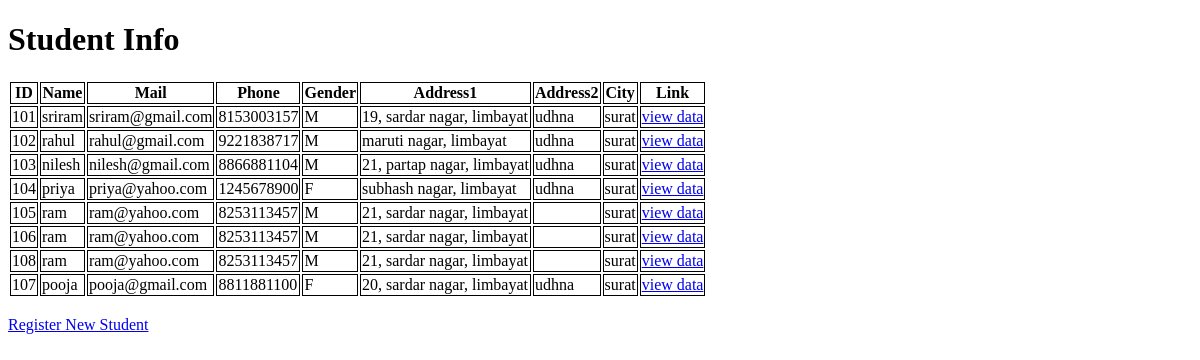
Page /app1/stud/ on the earlier database version.
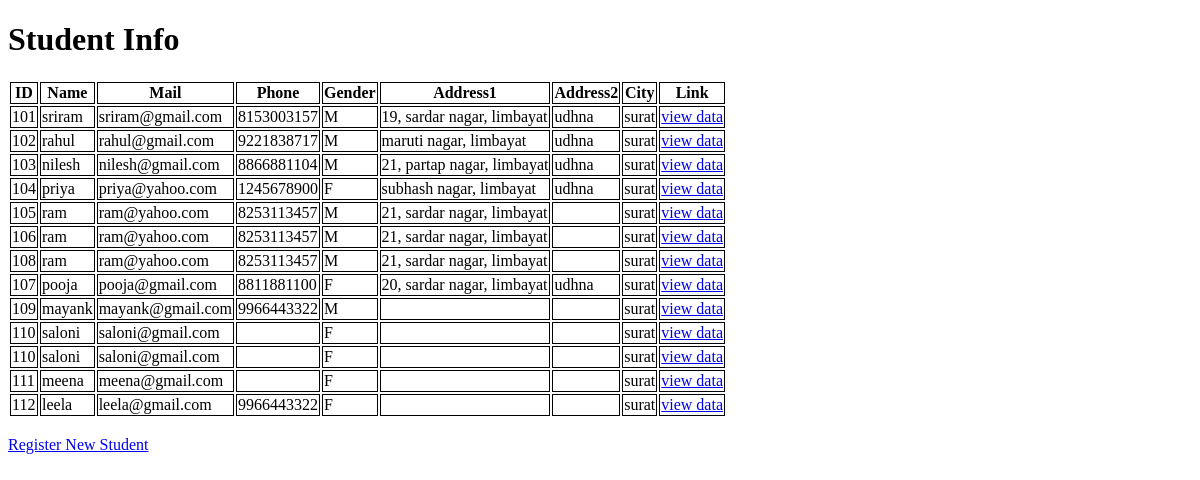
Same page on the later database version.
### app1/models.py (models this page shows, shortened)
class student_data(models.Model):
    uid = models.IntegerField()
    name = models.CharField(max_length=25)
    mail = models.EmailField(max_length=30)
    phone = models.CharField(max_length=10)
    link = models.URLField(max_length=100,blank=True)
    add1 = models.CharField(max_length=50,blank=True)
    add2 = models.CharField(max_length=50,blank=True)
    city = models.CharField(max_length=10)
    GENDER_CHOICES = [('M','Male'),('F','Female')]
    gender = models.CharField(max_length=1,choices=GENDER_CHOICES,default='M')
    hobby1 = models.BooleanField('reading_books',default=False)
    hobby2 = models.BooleanField('travelling',default=False)
    hobby3 = models.BooleanField('listening_music',default=False)
    hobby4 = models.BooleanField('coding',default=False)
    hobby5 = models.BooleanField('sports',default=False)

### app1/views.py (the view)
# urls.py: path('stud/',views.student_detail),
def student_detail(request):
    std_details = student_data.objects.all()
    print('operation performed successfully')
    return render(request,'app1_templates/student_details.html',{'stud_details':std_details})

### app1/templates/app1_templates/student_details.html (shortened to what this page needs)
<!DOCTYPE html>
<html>
    <head>
    </head>
    <body>
        <h1>Student Info</h1>
        {% if stud_details %}
        <table>
            <tr>
                <th>ID</th>
                <th>Name</th>
                <th>Mail</th>
                <th>Phone</th>
                <th>Gender</th>
                <th>Address1</th>
                <th>Address2</th>
                <th>City</th>
                <th>Link</th>
            </tr>
            {% for st in stud_details %}
            <tr>
                <td>{{st.uid}}</td>
                <td>{{st.name}}</td>
                <td>{{st.mail}}</td>
                <td>{{st.phone}}</td>
                <td>{{st.gender}}</td>
                <td>{{st.add1}}</td>
                <td>{{st.add2}}</td>
                <td>{{st.city}}</td>
                <td><a href="{% url 'std_detail' st.uid %}">view data</a></td>
            </tr>
            {% endfor %}
        </table>
        <br>
        <a href="/app2/register/">Register New Student</a>
        {% else %}
            <h3>No Data Available</h3>
        {% endif %}
    </body>
</html>

### app1/templates/app1_templates/student_details.html (style rules this page uses)
th,td { border: 1px black solid; }

Differences in the rows shown:
added student_data: uid "109", name "mayank", mail "mayank@gmail.com", phone "9966443322", gender "M", city "surat"
added student_data: uid "110", name "saloni", mail "saloni@gmail.com", gender "F", city "surat"
added student_data: uid "110", name "saloni", mail "saloni@gmail.com", gender "F", city "surat"
added student_data: uid "111", name "meena", mail "meena@gmail.com", gender "F", city "surat"
added student_data: uid "112", name "leela", mail "leela@gmail.com", phone "9966443322", gender "F", city "surat"
